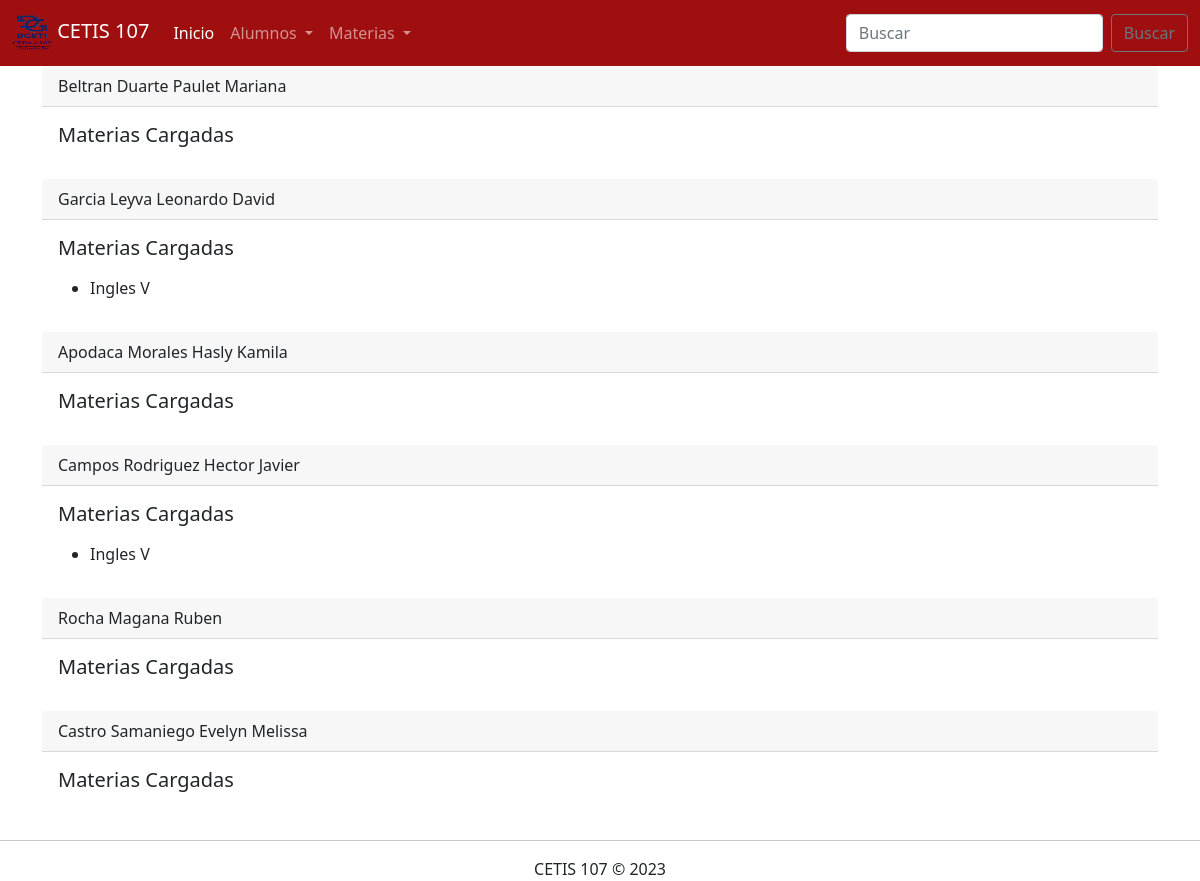
Page /Parcial3/ConsultarAlumnosMaterias.php on the committed database.
### tables this page shows
CREATE TABLE `alumnos` (
  `id` int(11) NOT NULL,
  `nombre` varchar(100) NOT NULL,
  `numero_control` varchar(30) NOT NULL,
  `semestre` int(11) NOT NULL,
  `edad` int(11) NOT NULL,
  `turno` varchar(10) NOT NULL,
  `sexo` tinyint(4) NOT NULL
);

CREATE TABLE `materias` (
  `id` int(11) NOT NULL,
  `nombre` varchar(100) NOT NULL,
  `semestre` int(11) NOT NULL,
  `especialidad` varchar(50) NOT NULL
);

### Parcial3/ConsultarAlumnosMaterias.php (the view, shortened to what this page needs)
<!DOCTYPE html>
<html lang="en">
<head>
    <link rel="stylesheet" href="css/bootstrap.css">
</head>
<body>
    <?php
        include 'menu.php';
        include 'conexion.php';
        $sql = "SELECT * FROM alumnos";
        $datos = $conexion->query($sql);
?>
<div class="container">
    <div class="row">
        <div class="col-12">
            <?php if($datos->num_rows > 0) { ?>
                <?php while($registro = $datos->fetch_assoc()){
                    $id = $registro["id"];
                    $sql2 = "SELECT a.*, m.nombre AS materia_nombre FROM alumnos a INNER JOIN alumno_materias am
                    ON a.id = am.alumnos_id INNER JOIN materias m ON m.id = am.materia_id WHERE a.id =" .$id;
                    $datos2 = $conexion->query($sql2);
                    ?>
                    <div class="class">
                        <div class="card-header">
                            <?php echo $registro["nombre"]; ?>
                        </div>
                        <div class="card-body">
                            <h5 class="card-title">Materias Cargadas</h5>
                                <p class="class-text">
                                    <ul>
                                        <?php while($materia = $datos2->fetch_assoc()) { ?>
                                            <li><?php echo $materia["materia_nombre"]; ?></li>
                                        <?php } ?>
                                    </ul>
                                </p>
                        </div>
                    </div>
                    <?php } ?>
                    <?php } else { ?>
                        <h3>No existen alumnos</h3>
                        <?php } ?>
        </div>
    </div>
</div>
<footer class="text-center">
        <hr>
        CETIS 107 &copy; 2023
    </footer>
    </body>

### rows in the picture
alumnos: nombre "Beltran Duarte Paulet Mariana"
alumnos: nombre "Garcia Leyva Leonardo David", materias.nombre "Ingles V"
alumnos: nombre "Apodaca Morales Hasly Kamila"
alumnos: nombre "Campos Rodriguez Hector Javier", materias.nombre "Ingles V"
alumnos: nombre "Rocha Magana Ruben"
alumnos: nombre "Castro Samaniego Evelyn Melissa"
